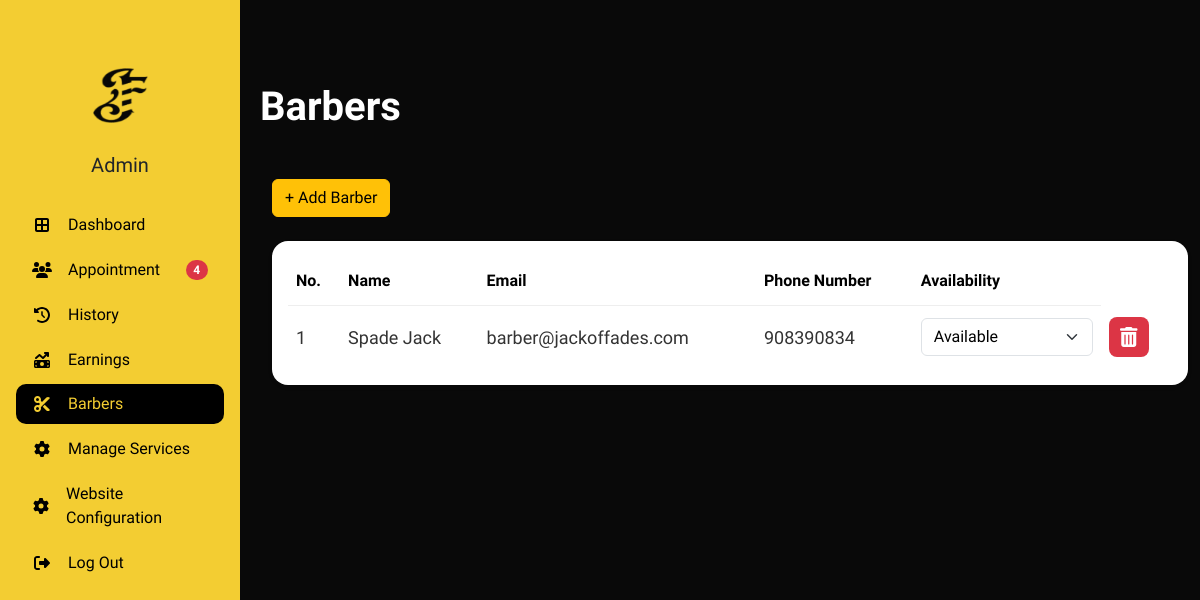
/admin/barbers.php (signed in), run on the app's committed database.
### tables this page shows
CREATE TABLE `barbers_tbl` (
  `barberID` int(11) NOT NULL,
  `barbappsID` int(11) DEFAULT NULL,
  `firstName` varchar(255) DEFAULT NULL,
  `middleName` varchar(255) DEFAULT NULL,
  `lastName` varchar(255) DEFAULT NULL,
  `email` varchar(255) DEFAULT NULL,
  `contactNum` varchar(255) DEFAULT NULL,
  `password` varchar(255) DEFAULT NULL,
  `availability` varchar(255) NOT NULL
);

### admin/barbers.php (the view, shortened to what this page needs)
<?php
include 'db_connect.php';
$notificationQuery = "
    SELECT COUNT(*) AS notif_count
    FROM appointment_tbl a
    LEFT JOIN barb_apps_tbl b ON a.appointmentID = b.appointmentID
    WHERE a.status = 'Pending' AND b.barberID IS NULL";
$notificationResult = mysqli_query($conn, $notificationQuery);
$notificationData = mysqli_fetch_assoc($notificationResult);
$notificationCount = $notificationData['notif_count'];
$sql = "SELECT * FROM barbers_tbl";
$result = $conn->query($sql);
?>
<!DOCTYPE html>
<html lang="en">
<head>
    <link href="https://cdn.jsdelivr.net/npm/bootstrap@5.3.2/dist/css/bootstrap.min.css" rel="stylesheet">
    <link rel="stylesheet" type="text/css" href="css/table.css">
    <link rel="stylesheet" href="https://cdnjs.cloudflare.com/ajax/libs/font-awesome/6.5.1/css/all.min.css">
    <link rel="stylesheet" href="css/admin.css">
    <link rel="stylesheet" href="css/sidebar.css">
</head>
<body>
    <div class="body d-flex py-3 mt-5">
        <div class="container-xxl">
            <div class="position-relative">
                <h1 class="dashboard mb-5 ms-5">Barbers</h1>
            </div>
            <div class="row ms-5 mb-4">
                <div class="col-12">
                    <button class="btn btn-warning" onclick="window.location.href='registration.php'">
                        + Add Barber
                    </button>
                </div>
            </div>
            <div class="row ms-5">
                <div class="col-12">
                    <div class="card border-0 rounded-4">
                        <div class="card-body">
                            <div class="table-responsive">
                                <table class="table table-hover align-middle mb-0" style="width: 100%;">
                                    <thead>
                                        <tr>
                                            <th>No.</th>
                                            <th>Name</th>
                                            <th>Email</th>
                                            <th>Phone Number</th>
                                            <th>Availability</th>
                                        </tr>
                                    </thead>
                                    <tbody>
                                        <?php
                                        if ($result->num_rows > 0) {
                                            $index = 1;
                                            while ($row = $result->fetch_assoc()) {
                                                echo "<tr>";
                                                echo "<td>" . $index++ . "</td>";
                                                echo "<td>" . htmlspecialchars($row['firstName'] . ' ' . $row['lastName']) . "</td>";
                                                echo "<td>" . htmlspecialchars($row['email']) . "</td>";
                                                echo "<td>" . htmlspecialchars($row['contactNum']) . "</td>";
                                                echo "<td>";
                                                echo "<form method='POST' action='update_availability.php' class='availability-form'>";
                                                echo "<select name='availability' class='form-select availability-select' data-original='" . $row['availability'] . "'>";
                                                echo "<option value='Available'" . ($row['availability'] === 'Available' ? " selected" : "") . ">Available</option>";
                                                echo "</select>";
                                                echo "</form>";
                                                echo "</td>";
                                                echo "<td>";
                                                echo "<button type='button' class='btn btn-delete delete-barber-btn'
                                                        data-id='" . $row['barberID'] . "'
                                                        >";
                                                echo "<i class='fa-solid fa-trash-alt fa-lg'></i>";
                                                echo "</button>";
                                                echo "</td>";
                                                echo "</tr>";
                                            }
                                        } else {
                                            echo "<tr><td colspan='5'>No barbers found</td></tr>";
                                        }
                                        ?>
                                    </tbody>
                                </table>
                            </div>
                        </div>
                    </div>
                </div>
            </div>
        </div>
    </div>
    <nav id="sidebarMenu" class="collapse d-lg-block sidebar collapse">
        <div class="position-sticky">
            <div class="list-group list-group-flush mx-3 mt-5">
                <div class="avatar-container">
                    <img src="css/images/jof_logo_black.png" alt="logo" width="55" height="55" class="logo">
                    <h5>Admin</h5>
                </div>
                <a href="a_dashboard.php" class="list-group-item list-group-item-action py-2 ripple">
                    <i class="fa-solid fa-border-all fa-fw me-3"></i><span>Dashboard</span>
                </a>
                <a href="appointments.php" class="list-group-item list-group-item-action py-2 ripple d-flex align-items-center justify-content-between">
                    <div>
                        <i class="fa-solid fa-users fa-fw me-3"></i>
                        <span>Appointment</span>
                    </div>
                    <?php if ($notificationCount > 0): ?>
                        <span class="badge bg-danger rounded-pill"><?php echo $notificationCount; ?></span>
                    <?php endif; ?>
                </a>
                <a href="a_history.php" class="list-group-item list-group-item-action py-2 ripple">
                    <i class="fa-solid fa-clock-rotate-left fa-fw me-3"></i><span>History</span>
                </a>
                <a href="earnings.php" class="list-group-item list-group-item-action py-2 ripple">
                    <i class="fa-solid fa-money-bill-trend-up fa-fw me-3"></i><span>Earnings</span>
                </a>
                <a href="barbers.php" class="list-group-item list-group-item-action py-2 ripple active">
                    <i class="fa-solid fa-scissors fa-fw me-3"></i><span>Barbers</span>
                </a>
                <a href="manage_services.php" class="list-group-item list-group-item-action py-2 ripple">
                    <i class="fa-solid fa-gear fa-fw me-3"></i><span>Manage Services</span>
                </a>
                <a href="configuration.php" class="list-group-item list-group-item-action py-2 ripple">
                    <i class="fa-solid fa-gear fa-fw me-3"></i><span>Website Configuration</span>
                </a>
                <a href="../logout-staff.php" class="list-group-item list-group-item-action py-2 ripple">
                    <i class="fa-solid fa-right-from-bracket fa-fw me-3"></i><span>Log Out</span>
                </a>
            </div>
        </div>
    </nav>
</body>
</html>

### admin/css/table.css (style rules this page uses)
body { height: 100vh; }
h1 { font-weight: 800; margin-top: 2%; margin-bottom: 1%; color: #d31919; font-size: 40px; }
.dashboard { text-align: left; }
td { font-size: 18px; }

### admin/css/admin.css (style rules this page uses)
body { background-color: #090909; font-family: 'Lexend', sans-serif !important; }
.dashboard, h1, h2, h3, h4, h5, h6, .table, .form-control, .form-select, .btn, p, .modal-title, .modal-body, .card-header, .card-body { font-family: 'Lexend', sans-serif !important; }
.dashboard { color: white; }
.avatar-container { display: flex; flex-direction: column; align-items: center; justify-content: center; padding: 20px 0; }
.avatar-container .logo { margin-bottom: 20px; }
.avatar-container h5 { margin-top: 10px; text-align: center; }
.card { background-color: white; box-shadow: 0 2px 4px rgba(0,0,0,0.1); margin-bottom: 20px; }
.table { margin-bottom: 0; }
.table thead th { border-bottom: 1px solid #eee; color: #000; font-weight: 600; padding: 12px 8px; }
.table tbody td { padding: 12px 8px; border-bottom: 1px solid #eee; color: #333; }
.table tbody tr:last-child td { border-bottom: none; }
.container-xxl { padding-left: 260px; width: 100%; transition: padding-left 0.3s ease; }
@media (min-width: 992px) and (max-width: 1680px) { .ms-5 { margin-left: 0 !important; } }
@media (min-width: 992px) and (max-width: 1680px) { .dashboard.mb-5.ms-5 { margin-left: 0 !important; } }
.form-control, .form-select { background-color: #333; color: #fff; border: 1px solid #444; }
.table .form-select, .card-header .form-control { background-color: white; color: black; border: 1px solid #dee2e6; }
.btn-delete { background-color: #dc3545; color: white; width: 40px; height: 40px; border-radius: 8px; display: flex; align-items: center; justify-content: center; border: none; transition: background-color 0.2s; }

### admin/css/sidebar.css (style rules this page uses)
.sidebar { background-color: #F3CD32 !important; min-height: 100vh; position: fixed; left: 0; top: 0; width: 240px; z-index: 999; font-family: 'Lexend', sans-serif !important; }
.sidebar .list-group-item { background-color: transparent !important; border: none !important; color: black !important; border-radius: 10px !important; margin-bottom: 5px; display: flex !important; align-items: center !important; font-family: 'Lexend', sans-serif !important; font-weight: 400; }
.list-group-item > div { display: flex; align-items: center; flex: 1; }
.list-group-item.active { background-color: black !important; color: #F3CD32 !important; border-radius: 10px !important; }
.list-group-item.active i, .list-group-item.active span { color: #F3CD32 !important; }
.avatar-container { display: flex; flex-direction: column; align-items: center; justify-content: center; padding: 20px 0; }
.avatar-container .logo { margin-bottom: 20px; }
.avatar-container h5 { margin-top: 10px; text-align: center; font-family: 'Lexend', sans-serif !important; font-weight: 500; }

### data on the page
barbers_tbl: firstName+lastName "Spade Jack", email "barber@jackoffades.com", contactNum "908390834", availability "Available"

### other printed values
$notificationCount "4"
